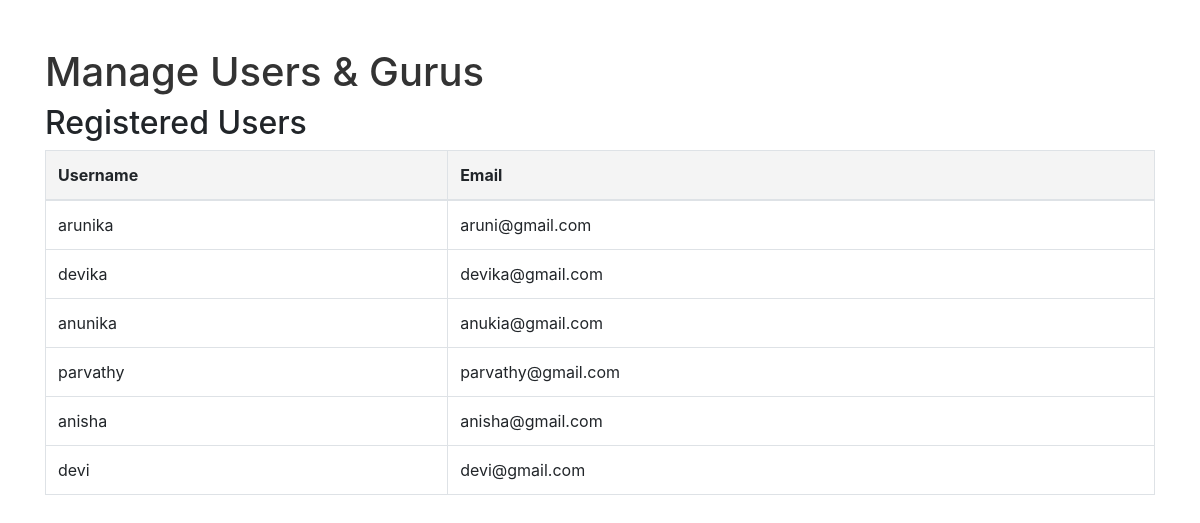
Page /views_users/0 on the committed database.
### dhruvam/models.py (models this page shows, shortened)
class Register(AbstractUser):
    SPECIALIZATIONS = [
        ('Choose your specialization', 'Choose your specialization'),
        ('BA Bharathanatyam','BA Bharathanatyam'),
        ('BA Mohiniyattam','BA Mohiniyattam'),
        ('BA Kuchipudi','BA Kuchipudi'),
        ('BA Kathak','BA Kathak'),
        ('BA Odissi','BA Odissi'),
        ('MA Bharathanatyam','MA Bharathanatyam'),
        ('MA Mohiniyattam','MA Mohiniyattam'),
        ('MA Kuchipudi','MA Kuchipudi'),
        ('MA Kathak','MA Kathak'),
        ('MA Odissi','MA Odissi')
    ]
    usertype = models.IntegerField(default=1)
    is_approved = models.BooleanField(default=False)
    phone = models.CharField(max_length=10)
    image = models.ImageField(upload_to='guru_images/')
    experience = models.TextField()
    dance_style = models.CharField(max_length=100)
    dance_specialization = models.CharField(max_length=100, choices=SPECIALIZATIONS, default='Choose your specialization',)
    profile_information = models.TextField()

### dhruvam/views.py (the view)
# urls.py: path('views_users/<int:ut>', views.view_users_and_gurus, name='views_users'),
def view_users_and_gurus(request,ut):
    users = Register.objects.filter(usertype=ut)
    return render(request, 'views_users.html',{'users' :users})

### dhruvam/templates/views_users.html (shortened to what this page needs)
{% load static %}
<!DOCTYPE html>
<html lang="en">
<head>
    <link rel="stylesheet" href="https://stackpath.bootstrapcdn.com/bootstrap/4.5.2/css/bootstrap.min.css">
    <link rel="stylesheet" href="{% static 'css/views.css' %}" type="text/css">
    <link rel="stylesheet" href="https://cdnjs.cloudflare.com/ajax/libs/font-awesome/4.7.0/css/font-awesome.min.css">
</head>
<body>
    <div class="container">
        <h1 class="mt-5">Manage Users & Gurus</h1>
        <div id="users" class="content-section active">
            <h2>Registered Users</h2>
            <table class="table table-bordered">
                <thead>
                    <tr>
                        <th>Username</th>
                        <th>Email</th>
                    </tr>
                </thead>
                <tbody>
                    {% for user in users %}
                    <tr>
                        <td>{{ user.username }}</td>
                        <td>{{ user.email }}</td>
                    </tr>
                    {% endfor %}
                </tbody>
            </table>
        </div>
</body>
</html>

### dhruvam/static/css/views.css (style rules this page uses)
table { width: 100%; border-collapse: collapse; margin-bottom: 20px; }
th, td { padding: 10px; text-align: left; border: 1px solid #ddd; }
th { background-color: #f4f4f4; }
h1 { color: #333; }

### rows in the picture
Register: username "arunika", email "aruni@gmail.com"
Register: username "devika", email "devika@gmail.com"
Register: username "anunika", email "anukia@gmail.com"
Register: username "parvathy", email "parvathy@gmail.com"
Register: username "anisha", email "anisha@gmail.com"
Register: username "devi", email "devi@gmail.com"
